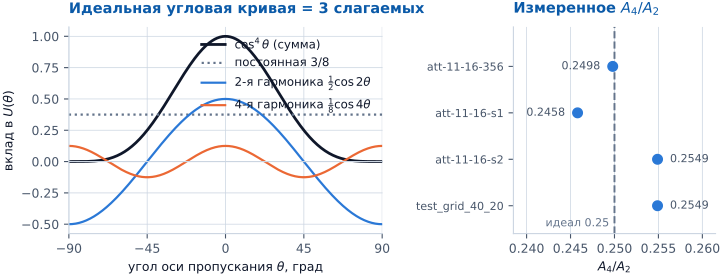

Generate this figure with Python:
# -*- coding: utf-8 -*-
"""Рис. 0.2 — почему измерение поля даёт пять чисел, а не три.

Левая панель: тождество cos^4(theta) = 3/8 + 1/2 cos2theta + 1/8 cos4theta —
идеальная угловая кривая раскладывается ровно на постоянную, 2-ю и 4-ю гармоники.
Правая панель: отношение амплитуд A4/A2. Для идеального cos^4 оно равно ровно 0.25;
измеренные значения по четырём наборам отклоняются менее чем на 2 %.

Чистая тригонометрия + УЖЕ ПОСЧИТАННЫЕ числа (ничего не пересчитывается):
A4/A2 = 0.2498 / 0.2458 / 0.2549 / 0.2549 — BRIEF_FOR_D_teaching_ladder.md §5.2,
артефакт research/results/two_wgp/a0_malus_harmonics_data.json.
"""

import numpy as np

import pstyle as ps
import matplotlib.pyplot as plt

# --- измеренные отношения A4/A2 (перенесены, не пересчитаны) ---
MEASURED = [
    ("att-11-16-356", 0.2498),
    ("att-11-16-s1", 0.2458),
    ("att-11-16-s2", 0.2549),
    ("test_grid_40_20", 0.2549),
]
IDEAL = 0.25

th = np.linspace(-90, 90, 721)
r = np.deg2rad(th)

fig, (axL, axR) = plt.subplots(1, 2, figsize=(7.4, 3.0),
                               gridspec_kw={"width_ratios": [1.55, 1.0]})

# ---------------- левая панель: разложение ----------------
axL.plot(th, np.cos(r) ** 4, color=ps.INK, lw=2.0, label=r"$\cos^4\theta$ (сумма)")
axL.plot(th, np.full_like(th, 3 / 8), color=ps.REF, ls=":", label=r"постоянная $3/8$")
axL.plot(th, 0.5 * np.cos(2 * r), color=ps.S1, label=r"2-я гармоника $\frac{1}{2}\cos 2\theta$")
axL.plot(th, 0.125 * np.cos(4 * r), color=ps.S2, label=r"4-я гармоника $\frac{1}{8}\cos 4\theta$")

axL.set_xticks([-90, -45, 0, 45, 90])
axL.set_xlim(-90, 90)
axL.axhline(0, color=ps.GRID, lw=0.8)
ps.finish(axL,
          title="Идеальная угловая кривая = 3 слагаемых",
          xlabel=r"угол оси пропускания $\theta$, град",
          ylabel="вклад в $U(\\theta)$",
          legend="upper right")

# ---------------- правая панель: A4/A2 ----------------
names = [n for n, _ in MEASURED]
vals = [v for _, v in MEASURED]
y = np.arange(len(vals))[::-1]

axR.axvline(IDEAL, color=ps.REF, ls="--", lw=1.4)
axR.text(IDEAL - 0.0006, -0.5, "идеал 0.25", color=ps.REF, fontsize=8,
         ha="right", va="bottom")

axR.scatter(vals, y, s=48, color=ps.S1, zorder=3)
# подписи значений — сбоку от точки, а не над ней: над точкой они наезжают
# на опорную линию «идеал 0.25» и на соседние метки
for v, yy in zip(vals, y):
    side = -1 if v < IDEAL else 1
    axR.annotate(f"{v:.4f}", (v, yy), textcoords="offset points",
                 xytext=(9 * side, 0), ha="right" if side < 0 else "left",
                 va="center", fontsize=8, color=ps.INK_2)

axR.set_yticks(y)
axR.set_yticklabels(names, fontsize=8)
axR.set_xlim(0.2385, 0.2615)
axR.set_ylim(-0.6, len(vals) - 0.15)
ps.finish(axR,
          title=r"Измеренное $A_4/A_2$",
          xlabel=r"$A_4/A_2$")
axR.grid(axis="y", visible=False)

fig.tight_layout(w_pad=2.0)
ps.save(fig, "fig00_harmonics")
